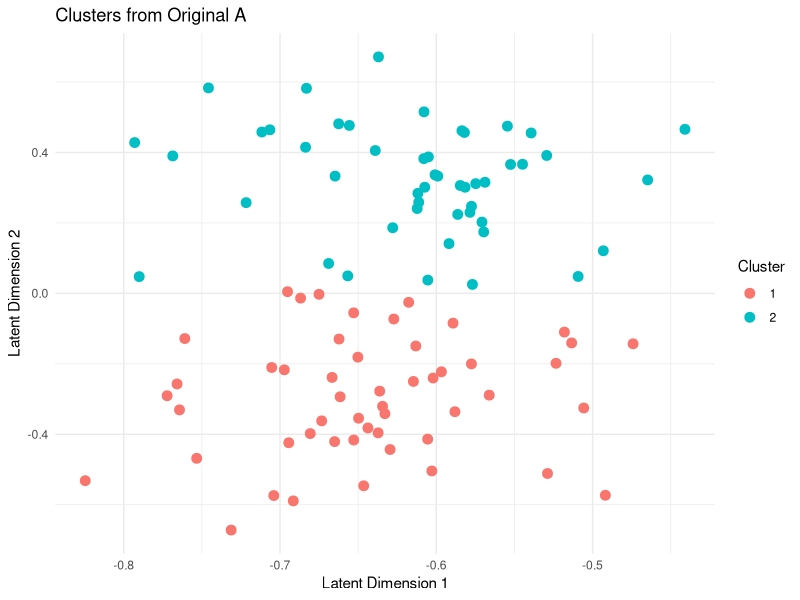
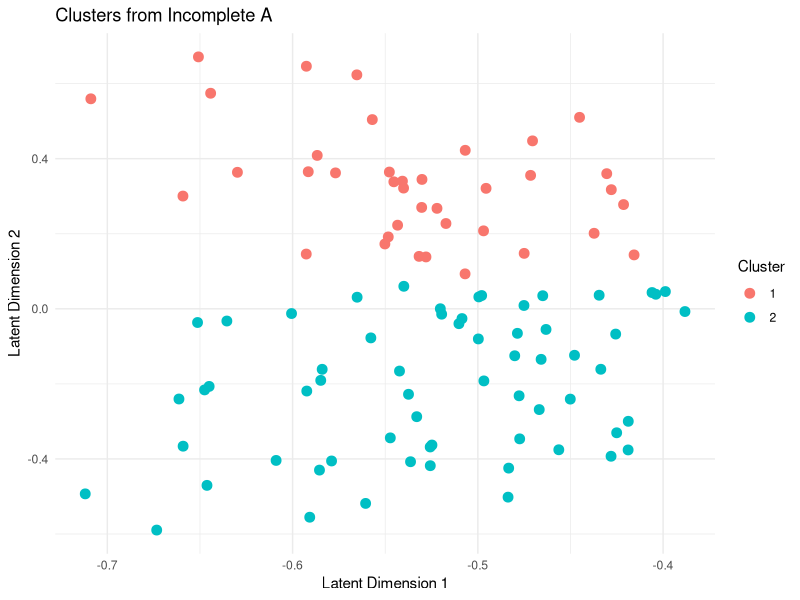
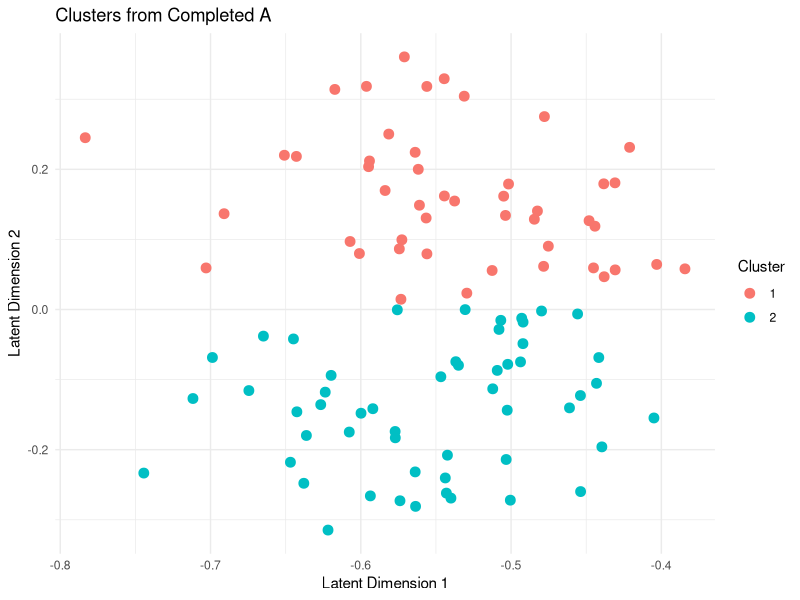

The R source for these figures, in order:
library(ggplot2)
library(reshape2)
library(cluster)
library(mclust)


set.seed(123)
n <- 100  
block_size <- n / 2
k <- 2

make_sbm <- function(N, clust, p, q) {
  A <- matrix(rbinom(N * N, 1, q), nrow = N, ncol = N)
  for (i in 1:length(clust)) {
    for (j in clust[[i]]) {
      for (k in clust[[i]]) {
        if (j != k) {
          A[j, k] <- rbinom(1, 1, p[i])
        }
      }
    }
  }
  diag(A) <- 0
  return(A)
}


clusters <- list(1:(n / 2), (n / 2 + 1):n) 
p <- c(0.3, 0.3) 
q <- 0.5    


A_full <- make_sbm(n, clusters, p, q)


A <- A_full
missing_indices <- sample(1:(n^2), size = floor(0.3 * n^2), replace = FALSE)
A[missing_indices] <- NA 


PMF <- function(A, k, lambda, learning_rate, num_epochs) {
  n <- nrow(A)
  m <- ncol(A)
  observed <- which(!is.na(A), arr.ind = TRUE)  
  
  U <- matrix(rnorm(n * k, sd = 0.1), n, k)
  V <- matrix(rnorm(m * k, sd = 0.1), m, k)
  
  #SGD 
  for (epoch in 1:num_epochs) {
    for (idx in 1:nrow(observed)) {
      i <- observed[idx, 1]
      j <- observed[idx, 2]
      error <- A[i, j] - sum(U[i, ] * V[j, ])
      
      #Update U and V using the gradient
      U[i, ] <- U[i, ] + learning_rate * (error * V[j, ] - lambda * U[i, ])
      V[j, ] <- V[j, ] + learning_rate * (error * U[i, ] - lambda * V[j, ])
    }
  }
  
  return(list(U = U, V = V))
}


lambda <- 0.1
learning_rate <- 0.01
num_epochs <- 1000
pmf_result <- PMF(A, k, lambda, learning_rate, num_epochs)

#matrix approximation
A_completed <- pmf_result$U %*% t(pmf_result$V)


rdpg_latent_positions <- function(A, d) {
  svd_result <- svd(A, nu = d, nv = d)
  latent_positions <- svd_result$u[, 1:d] %*% diag(sqrt(svd_result$d[1:d]))
  return(latent_positions)
}

latent_original <- rdpg_latent_positions(A_full, d = k) 
latent_incomplete <- rdpg_latent_positions(replace(A, is.na(A), 0), d = k)  
latent_completed <- rdpg_latent_positions(A_completed, d = k)  

#kmeans
kmeans_original <- kmeans(latent_original, centers = 2)$cluster
kmeans_incomplete <- kmeans(latent_incomplete, centers = 2)$cluster
kmeans_completed <- kmeans(latent_completed, centers = 2)$cluster

plot_clusters <- function(latent_positions, clusters, title) {
  latent_df <- as.data.frame(latent_positions)
  latent_df$Cluster <- as.factor(clusters)
  ggplot(latent_df, aes(x = V1, y = V2, color = Cluster)) +
    geom_point(size = 3) +
    theme_minimal() +
    labs(title = title, x = "Latent Dimension 1", y = "Latent Dimension 2", color = "Cluster")
}

plot_clusters(latent_original, kmeans_original, "Clusters from Original A")
plot_clusters(latent_incomplete, kmeans_incomplete, "Clusters from Incomplete A")
plot_clusters(latent_completed, kmeans_completed, "Clusters from Completed A")


ground_truth <- c(rep(1, n / 2), rep(2, n / 2))

#GMM
gmm_original <- Mclust(latent_original, G = 2)  # G = 2 for 2 clusters
gmm_incomplete <- Mclust(latent_incomplete, G = 2)
gmm_completed <- Mclust(latent_completed, G = 2)


gmm_clusters_original <- gmm_original$classification
gmm_clusters_incomplete <- gmm_incomplete$classification
gmm_clusters_completed <- gmm_completed$classification

#ARI_GMM
ari_original_gmm <- adjustedRandIndex(ground_truth, gmm_clusters_original)
ari_incomplete_gmm <- adjustedRandIndex(ground_truth, gmm_clusters_incomplete)
ari_completed_gmm <- adjustedRandIndex(ground_truth, gmm_clusters_completed)


cat("ARI for Original A (GMM):", ari_original_gmm, "\n")
cat("ARI for Incomplete A (GMM):", ari_incomplete_gmm, "\n")
cat("ARI for Completed A (PMF, GMM):", ari_completed_gmm, "\n")
